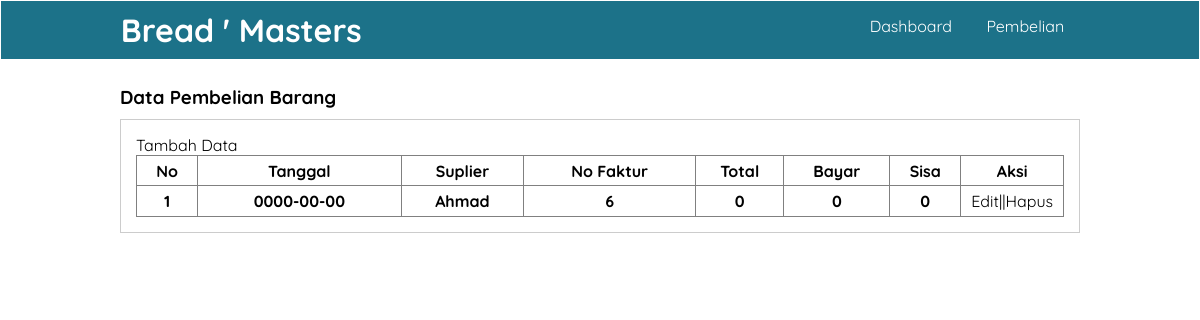
The page /pembelian.php (signed in) on the database its author committed.
### tables this page shows
CREATE TABLE `pembelian` (
  `no_faktur` int(11) NOT NULL,
  `id_pembelian` int(11) NOT NULL,
  `id_toko` int(11) NOT NULL,
  `id_user` int(11) NOT NULL,
  `tanggal_pembelian` date NOT NULL,
  `qty` int(11) NOT NULL,
  `id_suplier` varchar(255) NOT NULL,
  `total` int(11) NOT NULL,
  `bayar` int(11) NOT NULL,
  `sisa` int(11) NOT NULL,
  `keterangan` varchar(100) NOT NULL,
  `created_at` timestamp NOT NULL DEFAULT current_timestamp() ON UPDATE current_timestamp()
);

### pembelian.php (the view, shortened to what this page needs)
<?php
     include "koneksi.php";
    $query = mysqli_query($conn,'SELECT * FROM pembelian');
?>
<!DOCTYPE html>
<html lang="en">
<head>
    <link rel="stylesheet" href="dekorasi.css">
</head>
<body>
    <header>
        <div class="container">
        <h1><a href="index.php">Bread ' Masters</a></h1>
        <ul>
            <li><a href="index.php">Dashboard</a></li>
            <li><a href="pembelian.php">Pembelian</a></li>
        </ul>
        </div>
    </header>
    <div class="section">
        <div class="container">
            <h3>Data Pembelian Barang</h3>
            <div class="box">
                <p><a href="tambah_pembelian.php">Tambah Data</a></p>
                <table border="1" cellspacing="0" class="table">
                    <thead>
                        <tr>
                            <th width="60px">No</th>
                            <th>Tanggal</th>
                            <th>Suplier</th>
                            <th>No Faktur</th>
                            <th>Total</th>
                            <th>Bayar</th>
                            <th>Sisa</th>
                            <th width="100px">Aksi</th>
                        </tr>
                    </thead>
                    <tbody>
                    <?php
                    $no = 1;
                    while($pembelian = mysqli_fetch_assoc($query)):?>
                        <tr>
                        <th><?php echo $no++ ?></th>
                        <th><?php echo $pembelian["tanggal_pembelian"] ?></th>
                        <th><?php echo $pembelian["id_suplier"] ?></th>
                        <th><?php echo $pembelian["no_faktur"] ?></th>
                        <th><?php echo $pembelian["total"] ?></th>
                        <th><?php echo $pembelian["bayar"] ?></th>
                        <th><?php echo $pembelian["sisa"] ?></th>
                        <td>
                            <a href="./proses/edit_pembelian.php?id=<?php echo $pembelian['id_pembelian'] ?>">Edit</a>||<a href="./proses/hapus_pembelian.php?id=<?php echo $pembelian['id_pembelian'] ?>" onclick="return confirm('Anda yakin ingin menghapus data ini??')">Hapus</a>
                        </td>
                        </tr>
                    <?php endwhile ?>
</tbody>
</body>
</html>

### dekorasi.css (style rules this page uses)
* { padding: 0; margin: 0; font-family: 'quicksand', sans-serif; }
a { color: inherit; text-decoration: none; }
body { background-color: #fff }
header { border: 1px solid; background-color: #1c7289; color: #fff; }
header h1 { float: left; padding: 9px 0; }
header ul { float: right; }
header ul li { display: inline-block; }
header ul li a { padding: 15px; display: inline-block; }
.container { width: 80%; margin: 0 auto; }
.container:after { content: ''; display: block; clear: both; }
.section { padding: 25px 0; }
.box { background-color: #fff; border: 1px solid #ccc; padding: 15px; box-sizing: border-box; margin: 10px 0 25px 0; }
.box:after { content: ''; display: block; clear: both; }
.table { width: 100%; border-collapse: collapse; }
.table tr { height: 30px; }
.table tr td { padding: 5px 10px; }

### rows shown on the page
pembelian: tanggal_pembelian "0000-00-00", id_suplier "Ahmad", no_faktur "6", total "0", bayar "0", sisa "0"
